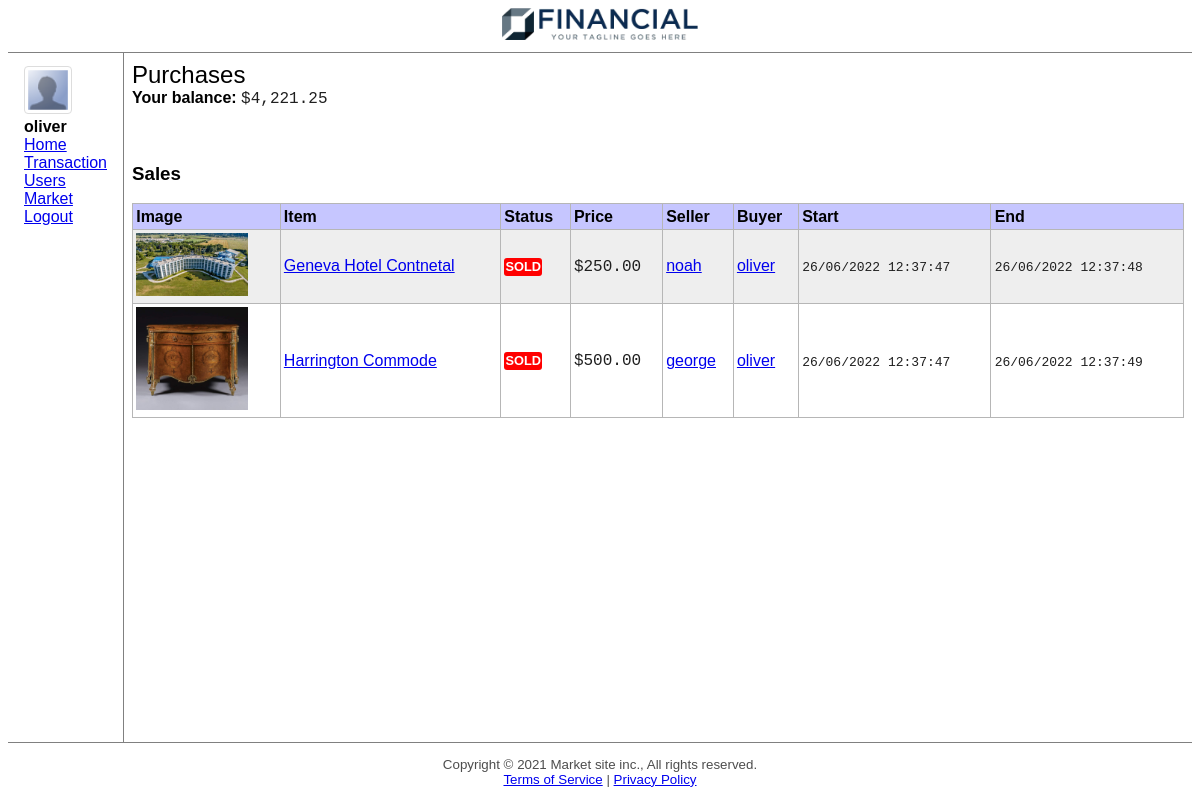
/home/sales/asset/h/purchase (signed in), run on an earlier commit of the app's database.
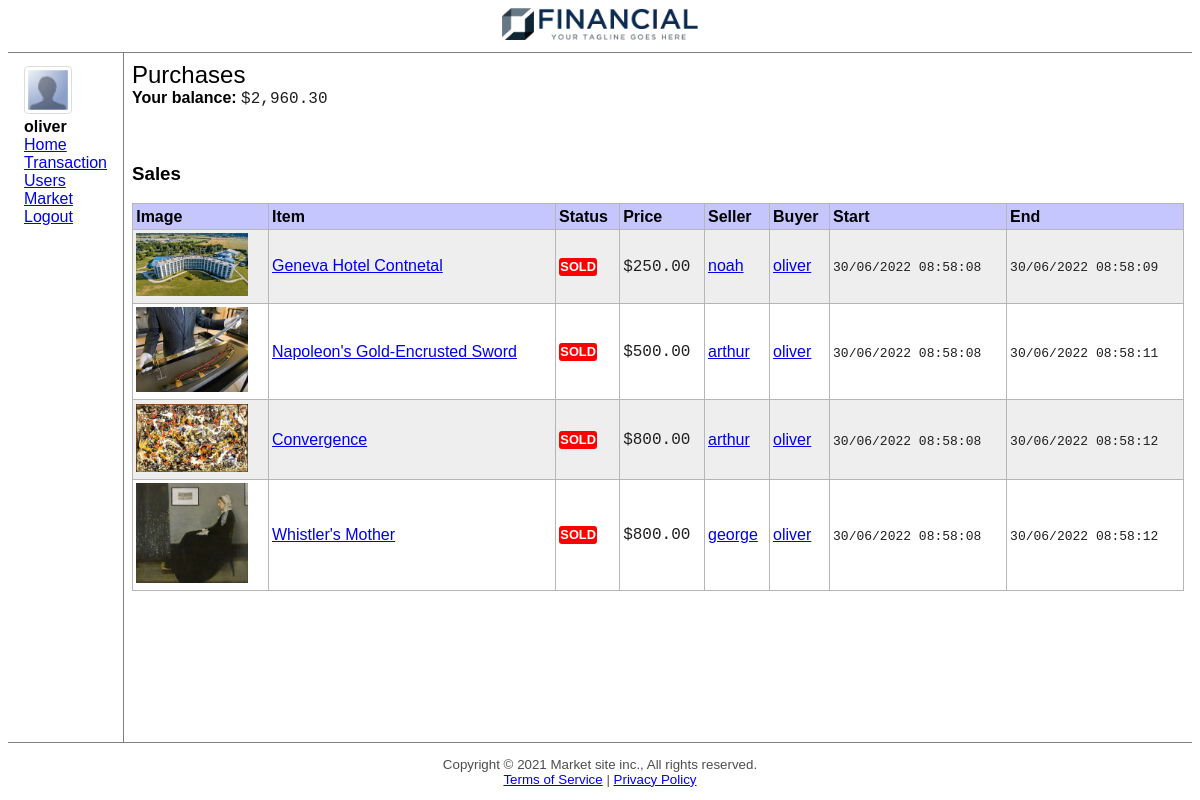
And on a later commit of the database.
### market_site/models.py (models this page shows, shortened)
class User(db.Model, UserMixin):
	__tablename__ = 'users'
	id = db.Column(db.Integer, primary_key=True)
	username = db.Column(db.String(80), unique=True, nullable=False)
	password = db.Column(db.String(120), nullable=False)
	email = db.Column(db.String(80), unique=True, nullable=True)
	full_name = db.Column(db.String(80), unique=False, nullable=True)
	last_login = db.Column(db.DateTime, nullable=True, default=datetime.now)
	type = db.Column(db.Integer, default=PHYSICAL_PERSON)
	company_id = db.Column(db.Integer, unique=True, nullable=True)      # only if the type==LEGAL_PERSON
	bank_id = db.Column(db.Integer, unique=True, nullable=True)      # only if the type==BANKER
	date_created = db.Column(db.DateTime, nullable=False, default=datetime.now)
	balance = db.Column(db.Float, nullable=False, default=0)
	bank_loans = db.relationship('BankLoan', backref='borrower', lazy=True)
	hard_assets = db.relationship('HardAsset', backref='owner', lazy=True)
	company_shares = db.relationship('CompanyShare', backref='owner', lazy=True)
	company_bonds = db.relationship('CompanyBond', backref='owner', lazy=True)
	total_payments_received = db.Column(db.Float, nullable=True, default=0)
	total_payments_made = db.Column(db.Float, nullable=True, default=0)
	ha_sold = db.Column(db.Float, nullable=True, default=0)
	ha_bought = db.Column(db.Float, nullable=True, default=0)
	la_sold = db.Column(db.Float, nullable=True, default=0)
	la_bought = db.Column(db.Float, nullable=True, default=0)

class HardAssetSale(db.Model):
	__tablename__ = 'hard_asset_sales'
	id = db.Column(db.Integer, primary_key=True)
	price = db.Column(db.Float, nullable=False, default=0)
	status = db.Column(db.Integer, nullable=False, default=FOR_SALE)
	hard_asset_id = db.Column(db.Integer, db.ForeignKey('hard_assets.id'))
	seller_id = db.Column(db.Integer, nullable=True)
	buyer_id = db.Column(db.Integer, nullable=True)
	start = db.Column(db.DateTime, nullable=True, default=datetime.now)
	end = db.Column(db.DateTime, nullable=True)
	def is_over(self):
		if not self.end:
			return False
		return datetime.now() > self.end
	def get_buyer(self):
		return User.query.get(self.buyer_id)
	def get_seller(self):
		return User.query.get(self.seller_id)

class HardAsset(db.Model):
	__tablename__ = 'hard_assets'
	id = db.Column(db.Integer, primary_key=True)
	name = db.Column(db.String(200), nullable=False)
	value = db.Column(db.Float, nullable=False, default=0)
	info = db.Column(db.Text, nullable=True)
	images = db.Column(db.Text, nullable=True)
	amount = db.Column(db.Float, nullable=False, default=1)
	type = db.Column(db.String(50), nullable=True, default=OTHER)
	owner_id = db.Column(db.Integer, db.ForeignKey('users.id'))
	sales = db.relationship('HardAssetSale', backref='hard_asset', lazy=True)
	auctions = db.relationship('Auction', backref='hard_asset', lazy=True)
	mortgages = db.relationship('BankLoan', backref='hard_asset', lazy=True)
	def get_images(self):
		image_list = []
		try:
			image_list = json.loads(self.images)
			return image_list
		except:
			return False

### market_site/home/sale_routes.py (the view)
@home.route('/sales/asset/h/purchase')
@login_required
@register_breadcrumb(home, '.home_sales.home_ha_sales_overview.home_ha_purchases', 'Purchase')
def home_ha_purchases():
	page = request.args.get('page', 1, type=int)
	sales = db.session.query(HardAssetSale)\
			.where(HardAssetSale.buyer_id == current_user.id)\
			.paginate(page=page, per_page=6)
	return render_template('home/sales/ha_sales.html', title='Purchases', sales=sales, purchase=True)

### market_site/models.py (called while the page is built)
@login_manager.user_loader
def load_user(user_id):
	return User.query.get(int(user_id))

### market_site/home/templates/home/sales/ha_sales.html (shortened to what this page needs)
{% extends "home/template.html" %}
{% block content %}
<h3>Sales</h3>
<table tb>
    <tr>
		<th>Image</th>
		<th>Item</th>
		<th>Status</th>
		<th>Price</th>
		<th>Seller</th>
		<th>Buyer</th>
		<th>Start</th>
		<th>End</th>
    </tr>
    {% for sale in sales.items %}
    <tr>
        <td>
			{{ ha_image(sale.hard_asset) }}
        </td>
		<td>{{ ha_link(sale.hard_asset) }}</td>
		<td>
			{% if sale.is_over() %}
				<span class="status false">SOLD</span>
			{% else %}
				<span class="status true">FOR SALE</span>
			{% endif %}
		</td>
		<td>{{ sale.price | price }}</td>
		<td>
			{% set seller = sale.get_seller() %}
			{% if seller %}
				{{ user_link(seller) }}
			{% else %}
				/
			{% endif %}
		</td>
		<td>
			{% set buyer = sale.get_buyer()%}
			{% if buyer %}
				{{ user_link(buyer) }}
			{% else %}
				/
			{% endif %}
		</td>
        <td>{{ sale.start | time }}</td>
        <td>
			{% if sale.end %}
				{{ sale.end | time }}
			{% else %}
				/
			{% endif %}
		</td>
    </tr>
    {% endfor %}
</table>
{% endblock %}

### market_site/templates/layout.html (shortened to what this page needs)
{% from "macros.html" import
    link,
    ha_link,
    company_link,
    company_image,
    ha_image,
    ha_compact,
    pagination,
    user_link,
    auction_link,
    auction_image,
    auction_market,
    ha_market
with context %}
<!DOCTYPE html>
<html lang="en">
<head>
    <link rel="stylesheet" href="{{url_for('static', filename='jquery/jquery-ui.min.css')}}">
    <link rel="stylesheet" href="https://cdnjs.cloudflare.com/ajax/libs/font-awesome/4.7.0/css/font-awesome.min.css">
    <link rel="stylesheet" href="{{url_for('static', filename='css/style.css')}}">
    <link rel="stylesheet" href="{{url_for('static', filename='css/modal.css')}}">
    <link rel="stylesheet" href="{{url_for('static', filename='css/alert.css')}}">
    <link rel="stylesheet" href="{{url_for('static', filename='css/btn.css')}}">
    <link rel="stylesheet" href="{{url_for('static', filename='css/input.css')}}">
    {% block meta_tags %}{% endblock %}
</head>
<body>
    <header>
        <img src="{{ url_for('static', filename='logos/logo1.1.png') }}" logo>
        <img src="{{ url_for('static', filename='logos/logo1.2.png') }}" logo>
    </header>
    <div main>
        {% if current_user.is_authenticated and request.route != "/login" %}
            <nav>
                <div>
                    <a href="/home">
                        <img user_image src="{{ url_for('static', filename='logos/profile.png') }}" alt="">
                    </a>
                    <br>
                    <b>
                        {% if current_user.type == 0 %}
                            CEO of
                            <br>
                            {{ current_user.get_company().name }}
                        {% else %}
                            {{current_user.username}}
                        {% endif %}
                    </b>
                </div>
                <a href="/home">Home</a><br>
                {{ link(url_for('users.make_transaction'), 'Transaction') }}<br>
                <a href="/users">Users</a><br>
                <a href="/market">Market</a><br>
                <a href="/logout">Logout</a><br>
            </nav>
        {% endif %}
        <div content>
            <div class="title">
                {% if title %}
                    {{title}}
                {% endif %}
            </div>
            {% if current_user.is_authenticated %}
                <b>Your balance:</b> {{ current_user.balance | price }}
                <br>
                <br>
            {% endif %}
            <br>
            {% block content %}
            {% endblock %}
        </div>
    </div>
    <footer>
		Copyright &copy; 2021 Market site inc., All rights reserved.
		<br>
		<a href="#">Terms of Service</a> | <a href="#">Privacy Policy</a>
	</footer>
</body>

### market_site/templates/macros.html (shortened to what this page needs)
{% macro link(path, name) %}
    <a href="{{ path }}">{{ name }}</a>
{% endmacro %}
{% macro user_link(user) %}
    {{ link(url_for('users.user', user_id=user.id), user.username) }}
{% endmacro %}
{% macro ha_link(asset) %}
    {{ link(url_for('hard_assets.hard_asset', hard_asset_id=asset.id), asset.name) }}
{% endmacro %}
{% macro ha_image(asset, attributes='') %}
    <a href="{{ url_for('hard_assets.hard_asset', hard_asset_id=asset.id) }}">
        <img {{ attributes | safe }} asset_image src="/static/assets/hard/{{ asset.get_images()[0] }}" alt="{{ asset.name }} image">
    </a>
{% endmacro %}

What changed in the data, as far as the page shows it:
no longer on this page (row edited): HardAssetSale: shows a picture, shows "SOLD", price "500.00", {{ name }} "george", {{ name }} "oliver", start "26/06/2022 12:37:47", end "26/06/2022 12:37:49"
no longer on this page (row edited): HardAsset: name "Harrington Commode"
changed User "oliver": balance "4,221.25" → "2,960.30"
changed HardAssetSale (number 1 of 4 on the later page): start "26/06/2022 12:37:47" → "30/06/2022 08:58:08"; end "26/06/2022 12:37:48" → "30/06/2022 08:58:09"
now on this page (row edited): HardAssetSale: shows a picture, shows "SOLD", price "500.00", {{ name }} "oliver", start "30/06/2022 08:58:08", end "30/06/2022 08:58:11"
now on this page (row edited): HardAsset: name "Napoleon's Gold-Encrusted Sword"
now on this page (row edited): User: username "arthur"
now on this page (row edited): HardAssetSale: shows a picture, shows "SOLD", price "800.00", {{ name }} "oliver", start "30/06/2022 08:58:08", end "30/06/2022 08:58:12"
now on this page (row edited): HardAsset: name "Convergence"
now on this page (row edited): HardAssetSale: shows a picture, shows "SOLD", price "800.00", {{ name }} "george", {{ name }} "oliver", start "30/06/2022 08:58:08", end "30/06/2022 08:58:12"
now on this page (row edited): HardAsset: name "Whistler's Mother"
